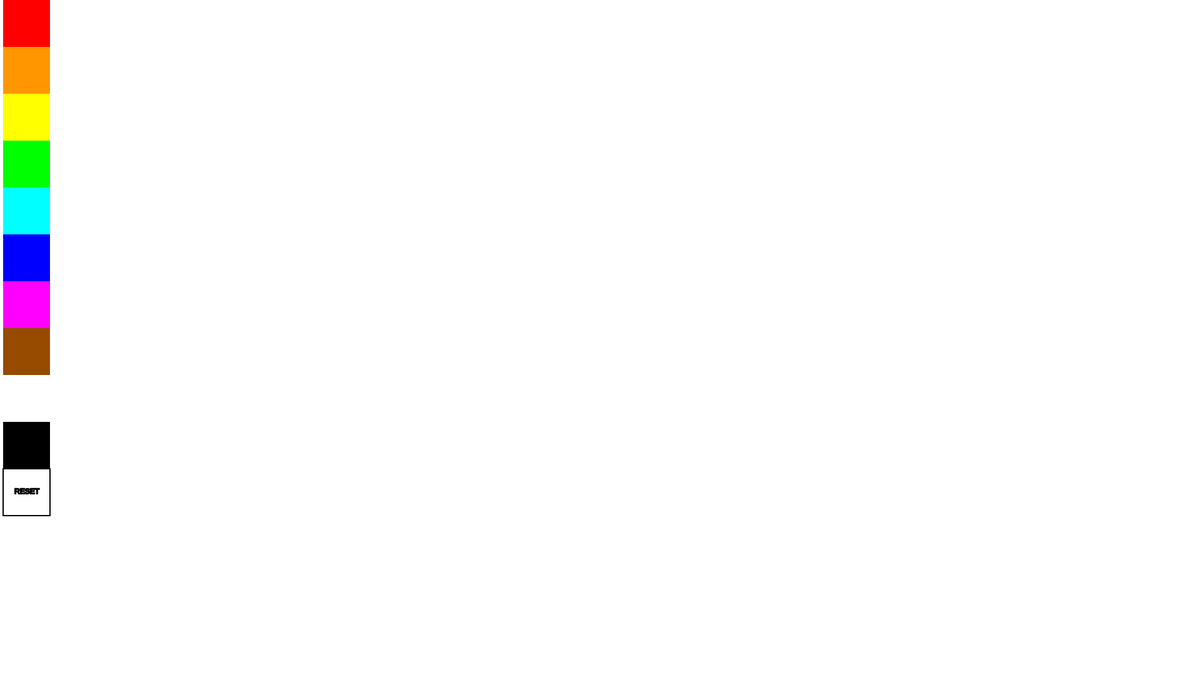
Frame 1 (no input)
Frame 60 (no input): identical to frame 1, image omitted
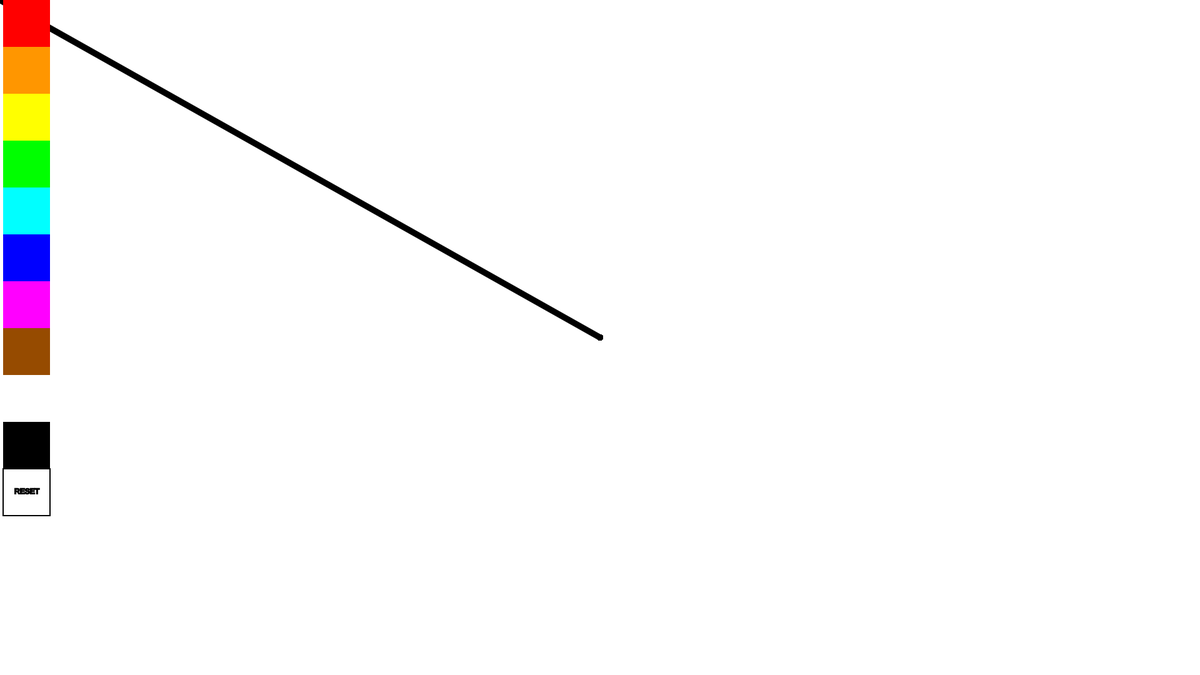
Frame 120 (the mouse pressed at the canvas centre since frame 60)

The p5.js sketch that drew these frames (run headless with seeded random() and noise() and a simulated clock; from frame 60 on, the mouse is pressed at the canvas centre):

// p5.js sketch
// ── sketch.js
let pickedColor, arrayColors, resetButton;

//makes a canvas and sets the color pickers
function setup() 
{
  createCanvas(1920, 1080);
  resetCanvas();
  pickedColor = (0);
  arrayColors = [];
  
  arrayColors.push(new colorPicker(0, color(255, 0, 0)));
  arrayColors.push(new colorPicker(75, color(255, 150, 0)));
  arrayColors.push(new colorPicker(150, color(255, 255, 0)));
  arrayColors.push(new colorPicker(225, color( 0, 255, 0)));
  arrayColors.push(new colorPicker(300, color(0, 255, 255)));
  arrayColors.push(new colorPicker(375, color(0, 0, 255)));
  arrayColors.push(new colorPicker(450, color(255, 0, 255)));
  arrayColors.push(new colorPicker(525, color(150, 75, 0)));
  arrayColors.push(new colorPicker(600, 255));
  arrayColors.push(new colorPicker(675, 0));
  
}
//logic for resetting canvas
function resetCanvas()
{
  noStroke();
  fill(255);
  rect(0, 0, 1920, 1080);
}

//graphics for reset button
function setResetButton()
{
  stroke(1);
  strokeWeight(2);
  fill(255);
  rect(5, 750, 75, 75);
  
  fill(0);

  text("RESET", 23, 790);
}

//allows user to draw on the canvas
function draw() 
{
  if(mouseIsPressed)
  {
    if(mouseX > 75)
    {
      stroke(pickedColor);
      strokeWeight(10);
      fill(255, 0, 0);
      line(pmouseX, pmouseY, mouseX, mouseY);
    }
    else
    {
      for(var i = 0; i < arrayColors.length; i++)
      {
        if(mouseY > i * 75 && mouseY < (i + 1) * 75)
        {
          pickedColor = arrayColors[i].getColor();
        }
        
      }
      if(mouseY > 750 && mouseY < 825)
      {
        resetCanvas();
      }
    }  
  }

  for(var i = 0; i < arrayColors.length; i++)
  {
    arrayColors[i].appear();
  }

  setResetButton();
}

//logic for the color picker
class colorPicker
{
  constructor(y, color)
  {
    this.x = 5;
    this.y = y;
    this.w = 75;
    this.h = 75;
    this.color = color;
  }

  getColor()
  {
    return this.color;
  }

  appear()
  {
    noStroke();
    fill(this.color)
    rect(this.x, this.y, this.w, this.h);
  }

}
